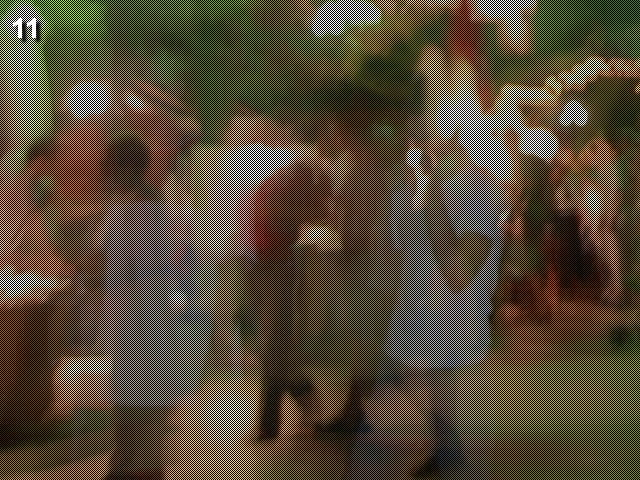
#> input picture ctfs/python_challenge/cave.jpg, 640 x 480 px, found by its file name
$ python level11.py
#> lines starting #> are read from the running program, lines starting #| are printed output that depends on the picture
from PIL import Image

url = 'http://www.pythonchallenge.com/pc/return/5808.html'

img = Image.open('static/cave.jpg')
#> img is the input picture: PIL image 640x480 RGB; mean R, G, B 85.8, 73.7, 57.3
width, height = img.size
#> width = 640; height = 480
pixels = list(img.getdata())
#> pixels = 307200 items

even = [pixels[i] for i in range(0, len(pixels), 2)]
#> even = 153600 items
odd = [pixels[i] for i in range(1, len(pixels), 2)]
#> odd = 153600 items


o = Image.new(img.mode, img.size)
#> o: PIL image 640x480 RGB; every value is 0
o.putdata(odd + even)
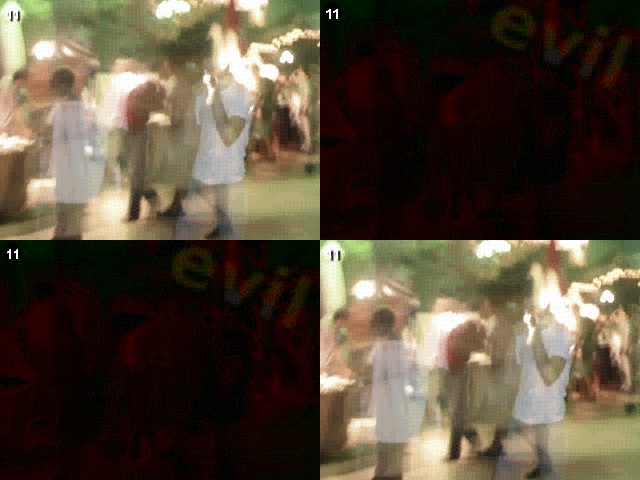
#> o: PIL image 640x480 RGB; mean R, G, B 85.8, 73.7, 57.3
o.show()

$ run again, with ctfs/python_challenge/oxygen.png saved as ctfs/python_challenge/cave.jpg
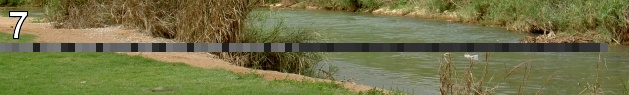
#> input picture ctfs/python_challenge/oxygen.png, 629 x 95 px, found by its file name
#> img is the input picture: PIL image 629x95 RGB; mean R, G, B 114.6, 114.9, 72.2
#> pixels = 59755 items
#> even = 29878 items
#> odd = 29877 items
#> `o.putdata(odd + even)`:
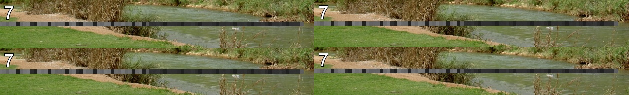
#> o: PIL image 629x95 RGB; mean R, G, B 114.6, 114.9, 72.2
